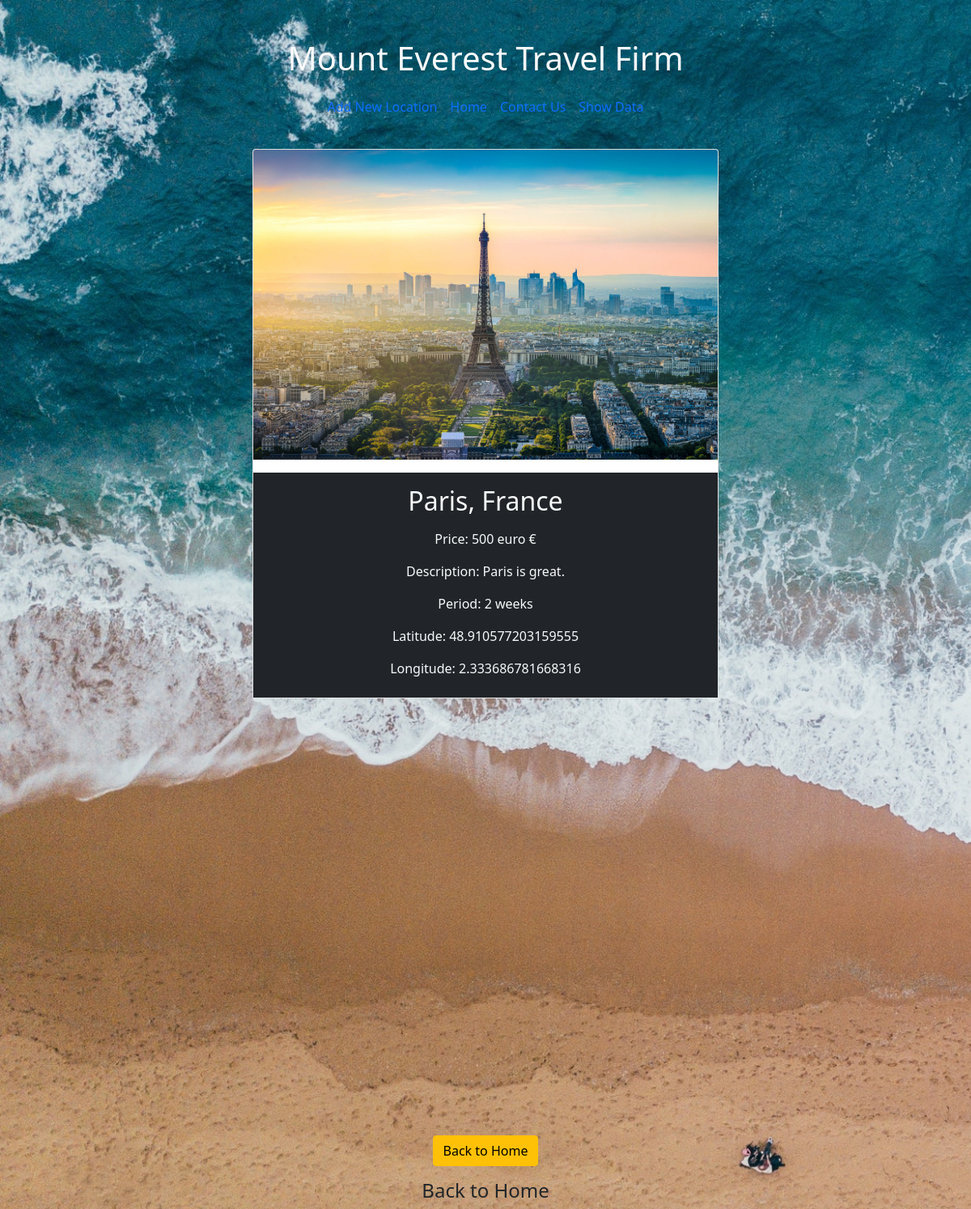
Page /details.php?id=1 on the committed database.
### tables this page shows
CREATE TABLE `places` (
  `id` int(11) NOT NULL,
  `name` varchar(255) NOT NULL,
  `photo` varchar(255) DEFAULT NULL,
  `description` varchar(255) NOT NULL,
  `period` varchar(255) NOT NULL,
  `price` varchar(255) NOT NULL,
  `longitude` varchar(255) NOT NULL,
  `latitude` varchar(255) NOT NULL
);

### details.php (the view, shortened to what this page needs)
<?php
require_once 'actions/db_connect.php';
if ($_GET['id']) {
    $id = $_GET['id'];
    $sql = "SELECT * FROM places WHERE id = {$id}";
    $result = mysqli_query($connect, $sql);
    if (mysqli_num_rows($result) == 1) {
        $data = mysqli_fetch_assoc($result);
        $photo = $data['photo'];
        $name = $data['name'];
        $price = $data['price'];
        $description = $data['description'];
        $period = $data['period'];
        $longitude = $data["longitude"];
        $latitude = $data["latitude"];
    } else {
        header("location: error.php");
    }
} else {
    header("location: error.php");
}
?>
<!DOCTYPE html>
<html>
    <head>
        <link rel="stylesheet" href="style/style.css">
        <?php require_once 'components/boot.php'?>
    </head>
    <body>
        <header>
            <?php include_once 'components/nav.php';   ?>
        </header>
        <div class="container text-center w-50">
           <div class="card h-100 my-4 " >
           <img src="<?php echo "images/$photo" ?>" class="card-img-top " >
                <div class="card-body mt-3 bg-dark text-light">
                    <h5 class="card-title text-center fs-2"><?php echo $name ?></h5>
                <ul class="list-group">
                    <li class="list-group-item text-light"><p class="card-text">Price: <?php echo $price ?> €</p></li>
                    <li class="list-group-item text-light"> <p class="card-text">Description: <?php echo $description ?></p>  </li>
                    <li class="list-group-item text-light"><p class="card-text">Period: <?php echo $period ?></p></li>
                    <li class="list-group-item text-light"><p class="card-text">Latitude: <?php echo $latitude?></p></li>
                    <li class="list-group-item text-light"><p class="card-text">Longitude: <?php echo $longitude ?></p></li>
                </ul>
                </div>
                </div>
            <div id="map" style="height: 500px;"></div>
                    <div class="d-flex justify-content-center my-3">
                        <a href="index.php" class='btn btn-warning'>Back to Home</a>
                    </div>
       </div>
       <footer>
        <?php include_once 'components/foot.php';?>
    </footer>
    </body>
</html>

### style/style.css (style rules this page uses)
* { box-sizing: border-box; }
body { background-image: url("../images/background.png"); background-repeat: no-repeat; background-size: cover; background-attachment: fixed; }

### details.php (style rules this page uses)
.list-group-item { border: none; background: transparent; }

### rows in the picture
places: photo (picture), name "Paris, France", price "500 euro", description "Paris is great.", period "2 weeks", latitude "48.910577203159555", longitude "2.333686781668316"
